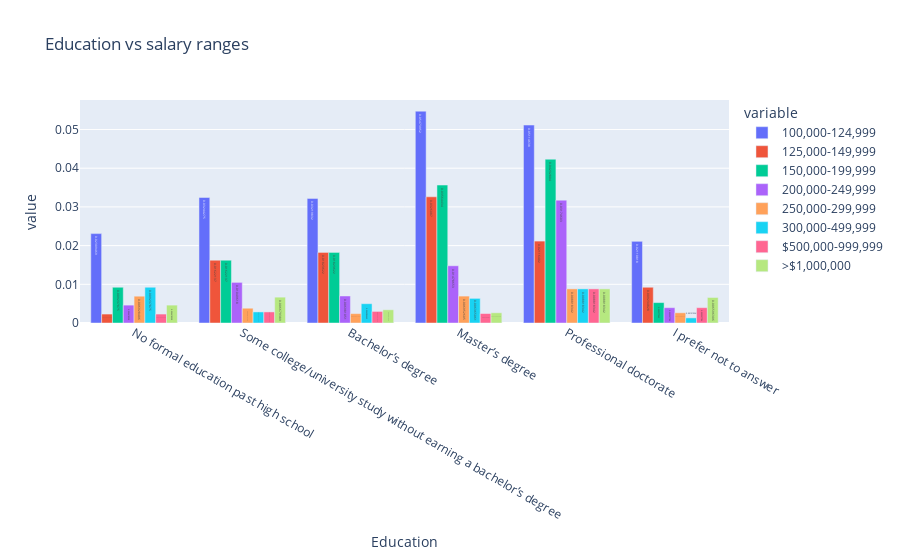

The notebook cell this image was saved under:
### Markdown cell above
We'll now look at a visual display of the information. Similar to other data frames in this project, I've found the percentage of all degree holders who make a certain salary. For example, out of all the respondents who have no formal education past high school, 26% of them make a salary of \\$0 - \\$999.

### Code cell
fig = px.bar(edu_salary_df, x=edu_salary_df.index, y=['100,000-124,999', '125,000-149,999', '150,000-199,999',
                                 '200,000-249,999', '250,000-299,999', '300,000-499,999', 
                                               '$500,000-999,999','>$1,000,000'], 
             barmode='group', text_auto=True,
             title="Education vs salary ranges")
fig.show()

### Figure 1 — Plotly figure (JSON) as saved in the notebook; plotly's stock layout.template omitted (floating-point values rounded to 4 significant figures)
{"data": [{"alignmentgroup": "True", "hovertemplate": "variable=100,000-124,999<br>Education=%{x}<br>value=%{y}<extra></extra>", "legendgroup": "100,000-124,999", "marker": {"color": "#636efa", "pattern": {"shape": ""}}, "name": "100,000-124,999", "offsetgroup": "100,000-124,999", "orientation": "v", "showlegend": true, "textposition": "auto", "texttemplate": "%{y}", "type": "bar", "x": ["No formal education past high school", "Some college/university study without earning a bachelor’s degree", "Bachelor’s degree", "Master’s degree", "Professional doctorate", "I prefer not to answer"], "xaxis": "x", "y": [0.02309, 0.03244, 0.0322, 0.05474, 0.05115, 0.02111], "yaxis": "y"}, {"alignmentgroup": "True", "hovertemplate": "variable=125,000-149,999<br>Education=%{x}<br>value=%{y}<extra></extra>", "legendgroup": "125,000-149,999", "marker": {"color": "#EF553B", "pattern": {"shape": ""}}, "name": "125,000-149,999", "offsetgroup": "125,000-149,999", "orientation": "v", "showlegend": true, "textposition": "auto", "texttemplate": "%{y}", "type": "bar", "x": ["No formal education past high school", "Some college/university study without earning a bachelor’s degree", "Bachelor’s degree", "Master’s degree", "Professional doctorate", "I prefer not to answer"], "xaxis": "x", "y": [0.002309, 0.01622, 0.01824, 0.03261, 0.02116, 0.009235], "yaxis": "y"}, {"alignmentgroup": "True", "hovertemplate": "variable=150,000-199,999<br>Education=%{x}<br>value=%{y}<extra></extra>", "legendgroup": "150,000-199,999", "marker": {"color": "#00cc96", "pattern": {"shape": ""}}, "name": "150,000-199,999", "offsetgroup": "150,000-199,999", "orientation": "v", "showlegend": true, "textposition": "auto", "texttemplate": "%{y}", "type": "bar", "x": ["No formal education past high school", "Some college/university study without earning a bachelor’s degree", "Bachelor’s degree", "Master’s degree", "Professional doctorate", "I prefer not to answer"], "xaxis": "x", "y": [0.009238, 0.01622, 0.01824, 0.03564, 0.04233, 0.005277], "yaxis": "y"}, {"alignmentgroup": "True", "hovertemplate": "variable=200,000-249,999<br>Education=%{x}<br>value=%{y}<extra></extra>", "legendgroup": "200,000-249,999", "marker": {"color": "#ab63fa", "pattern": {"shape": ""}}, "name": "200,000-249,999", "offsetgroup": "200,000-249,999", "orientation": "v", "showlegend": true, "textposition": "auto", "texttemplate": "%{y}", "type": "bar", "x": ["No formal education past high school", "Some college/university study without earning a bachelor’s degree", "Bachelor’s degree", "Master’s degree", "Professional doctorate", "I prefer not to answer"], "xaxis": "x", "y": [0.004619, 0.0105, 0.006981, 0.01479, 0.03175, 0.003958], "yaxis": "y"}, {"alignmentgroup": "True", "hovertemplate": "variable=250,000-299,999<br>Education=%{x}<br>value=%{y}<extra></extra>", "legendgroup": "250,000-299,999", "marker": {"color": "#FFA15A", "pattern": {"shape": ""}}, "name": "250,000-299,999", "offsetgroup": "250,000-299,999", "orientation": "v", "showlegend": true, "textposition": "auto", "texttemplate": "%{y}", "type": "bar", "x": ["No formal education past high school", "Some college/university study without earning a bachelor’s degree", "Bachelor’s degree", "Master’s degree", "Professional doctorate", "I prefer not to answer"], "xaxis": "x", "y": [0.006928, 0.003817, 0.002422, 0.006953, 0.008818, 0.002639], "yaxis": "y"}, {"alignmentgroup": "True", "hovertemplate": "variable=300,000-499,999<br>Education=%{x}<br>value=%{y}<extra></extra>", "legendgroup": "300,000-499,999", "marker": {"color": "#19d3f3", "pattern": {"shape": ""}}, "name": "300,000-499,999", "offsetgroup": "300,000-499,999", "orientation": "v", "showlegend": true, "textposition": "auto", "texttemplate": "%{y}", "type": "bar", "x": ["No formal education past high school", "Some college/university study without earning a bachelor’s degree", "Bachelor’s degree", "Master’s degree", "Professional doctorate", "I prefer not to answer"], "xaxis": "x", "y": [0.009238, 0.002863, 0.004986, 0.006365, 0.008818, 0.001319], "yaxis": "y"}, {"alignmentgroup": "True", "hovertemplate": "variable=$500,000-999,999<br>Education=%{x}<br>value=%{y}<extra></extra>", "legendgroup": "$500,000-999,999", "marker": {"color": "#FF6692", "pattern": {"shape": ""}}, "name": "$500,000-999,999", "offsetgroup": "$500,000-999,999", "orientation": "v", "showlegend": true, "textposition": "auto", "texttemplate": "%{y}", "type": "bar", "x": ["No formal education past high school", "Some college/university study without earning a bachelor’s degree", "Bachelor’s degree", "Master’s degree", "Professional doctorate", "I prefer not to answer"], "xaxis": "x", "y": [0.002309, 0.002863, 0.002992, 0.002448, 0.008818, 0.003958], "yaxis": "y"}, {"alignmentgroup": "True", "hovertemplate": "variable=>$1,000,000<br>Education=%{x}<br>value=%{y}<extra></extra>", "legendgroup": ">$1,000,000", "marker": {"color": "#B6E880", "pattern": {"shape": ""}}, "name": ">$1,000,000", "offsetgroup": ">$1,000,000", "orientation": "v", "showlegend": true, "textposition": "auto", "texttemplate": "%{y}", "type": "bar", "x": ["No formal education past high school", "Some college/university study without earning a bachelor’s degree", "Bachelor’s degree", "Master’s degree", "Professional doctorate", "I prefer not to answer"], "xaxis": "x", "y": [0.004619, 0.006679, 0.003419, 0.002644, 0.008818, 0.006596], "yaxis": "y"}], "layout": {"barmode": "group", "legend": {"title": {"text": "variable"}, "tracegroupgap": 0}, "title": {"text": "Education vs salary ranges"}, "xaxis": {"anchor": "y", "domain": [0, 1], "title": {"text": "Education"}}, "yaxis": {"anchor": "x", "domain": [0, 1], "title": {"text": "value"}}}}
